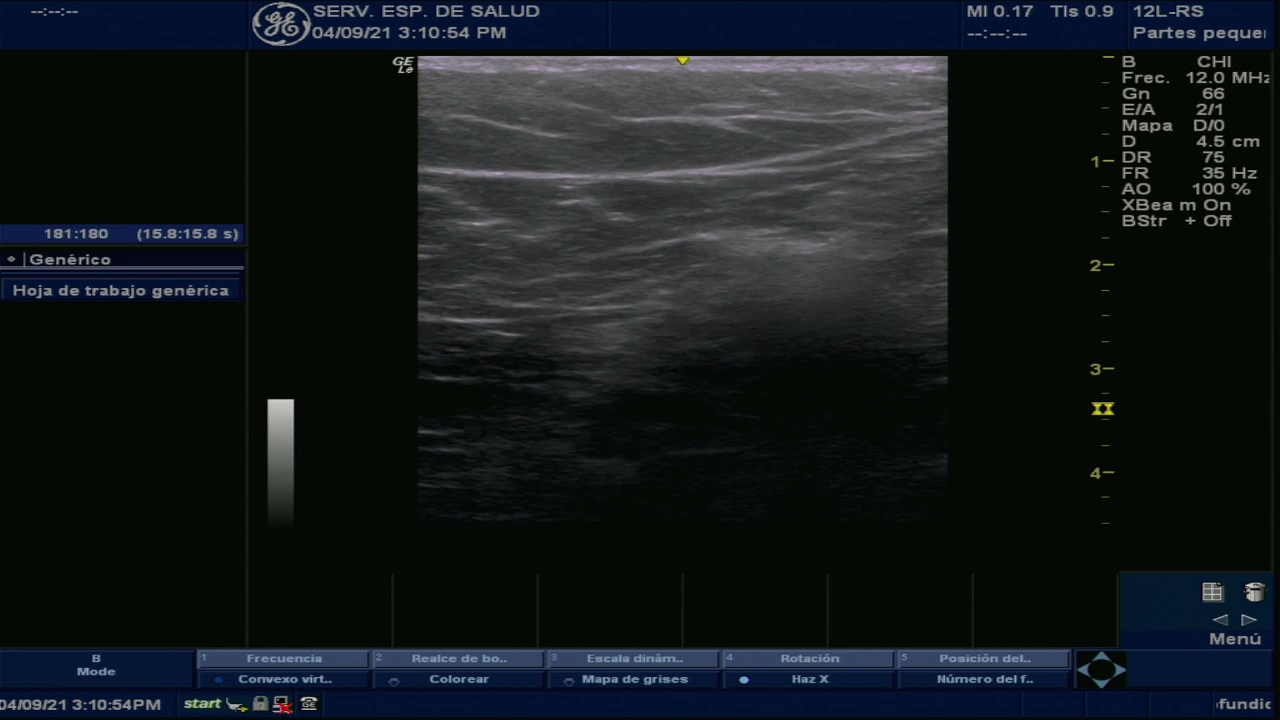
#> input picture docs/source/notebooks/assets/images/CPD09042021001__20aguja_t_21_4.jpg, 1280 x 720 px; its folder holds only this picture in this run
$ jupyter execute --allow-errors 01-example.ipynb
#> lines starting #> are read from the running program, lines starting #| are printed output that depends on the picture
[cell 1]
import numpy as np
import cv2 as cv
import pandas as pd
import os
from glob import glob
from matplotlib import pyplot as plt
import sys

sys.path.append('../../..')

from utpnerves.preprocessing import Process

def viz(img):
    plt.imshow(img, cmap='gray')
    plt.axis('off')

[cell 2]
images_path = os.path.join('assets', 'images')

list_imgs = list(filter(lambda f:f.endswith('jpg'), os.listdir(images_path)))
list_imgs

[cell 3]
img_path = np.random.choice(list_imgs)
img_array = cv.imread(os.path.join(images_path, img_path), cv.IMREAD_GRAYSCALE)
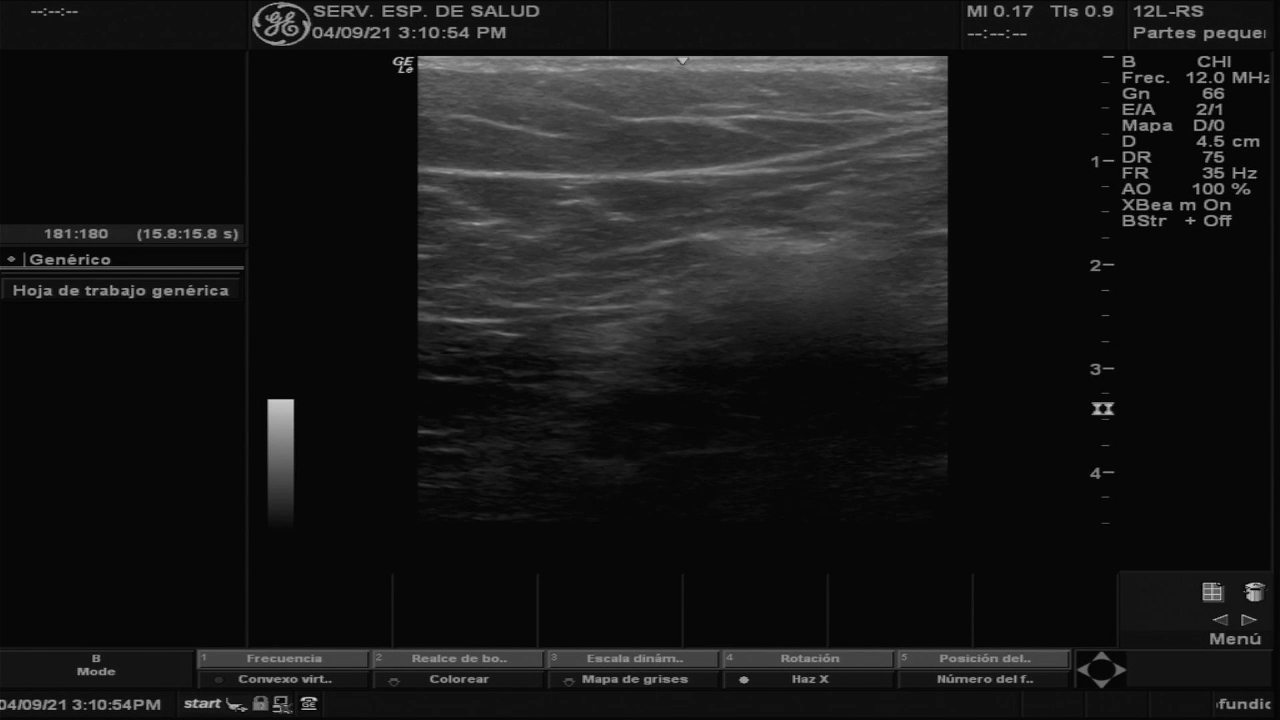
#> img_array: shape (720, 1280); min 0, max 214, mean 23.6
viz(img_array)


$ run again, on docs/source/notebooks/assets/images/CPD09042021002_t_51_85.jpg
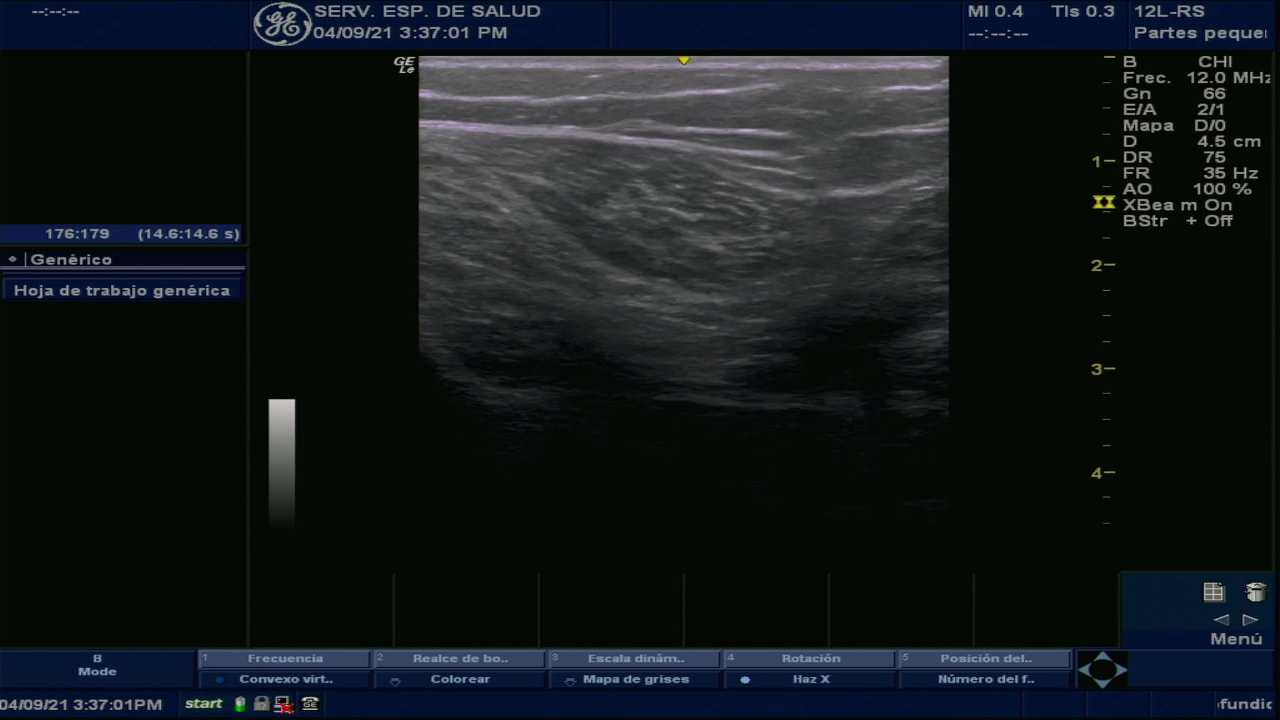
#> input picture docs/source/notebooks/assets/images/CPD09042021002_t_51_85.jpg, 1280 x 720 px
#> `img_array = cv.imread(os.path.join(images_path, img_path), cv.IMREAD_G..`:
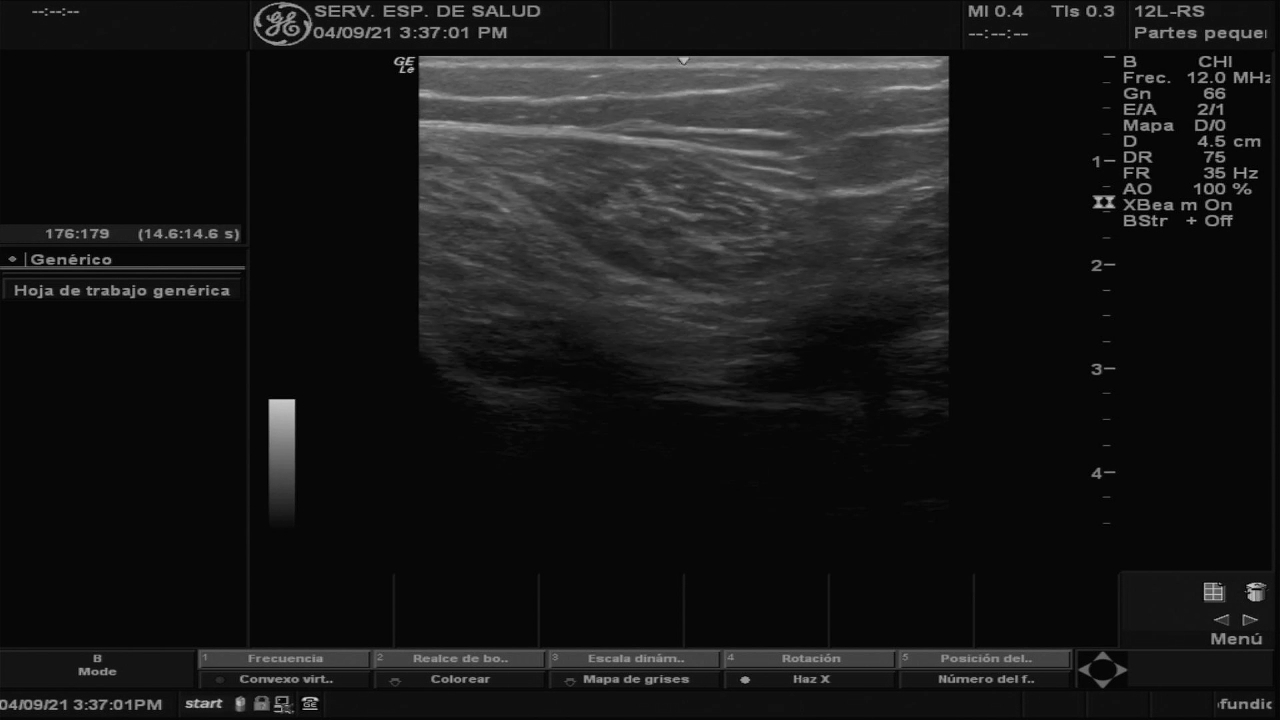
#> img_array: shape (720, 1280); min 0, max 212, mean 23.3

$ run again, on docs/source/notebooks/assets/images/CPD09042021001_t_26_4.jpg
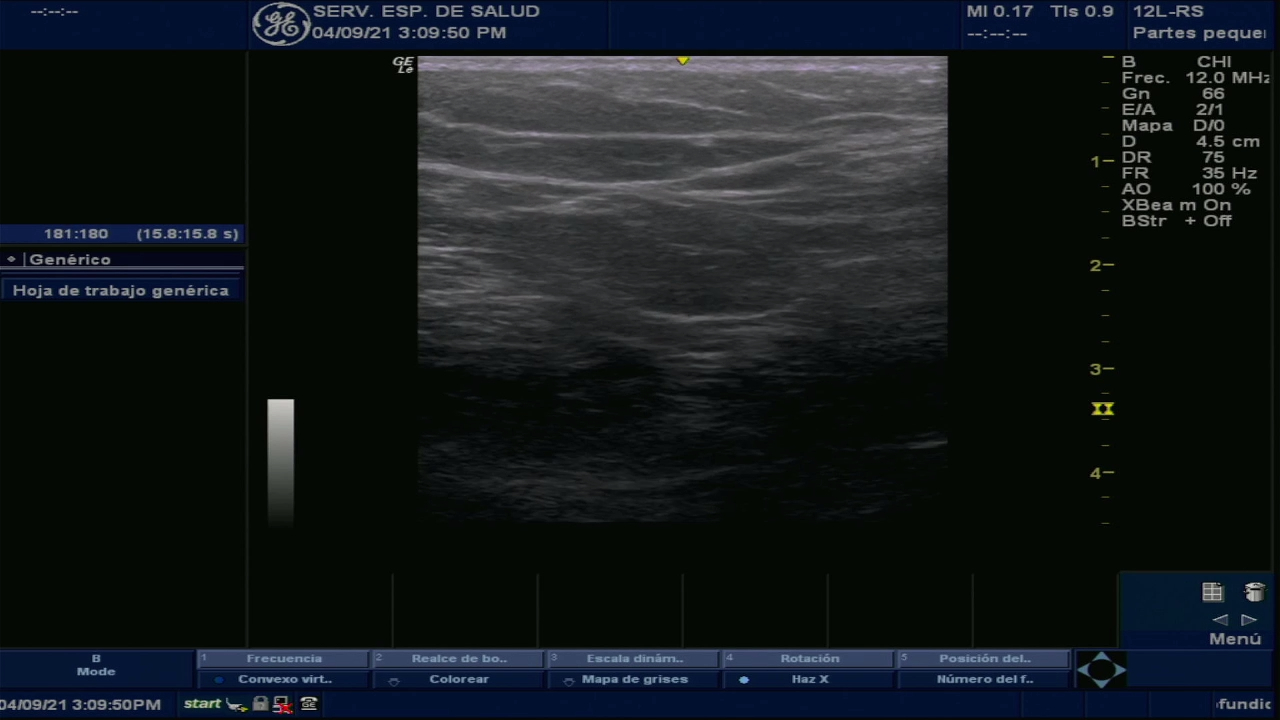
#> input picture docs/source/notebooks/assets/images/CPD09042021001_t_26_4.jpg, 1280 x 720 px
#> `img_array = cv.imread(os.path.join(images_path, img_path), cv.IMREAD_G..`:
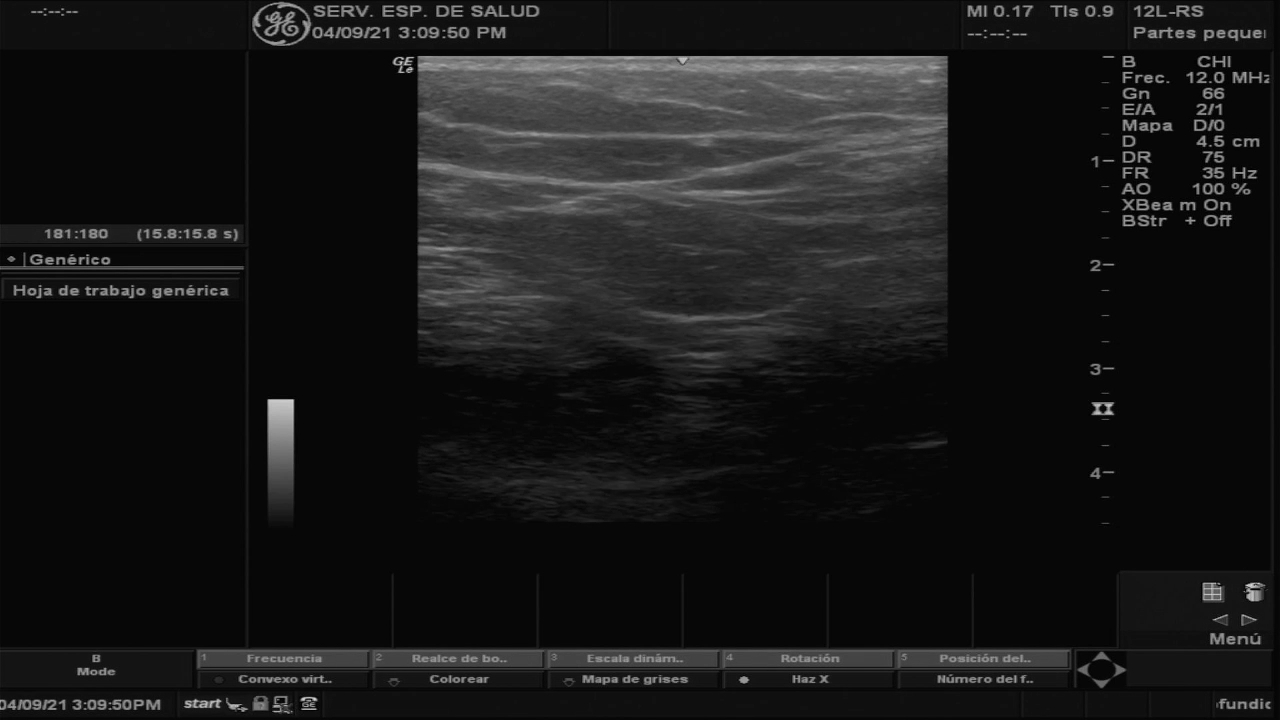
#> img_array: shape (720, 1280); min 0, max 215, mean 23.6

$ run again, on docs/source/notebooks/assets/images/CPD09042021001_t_41_9.jpg
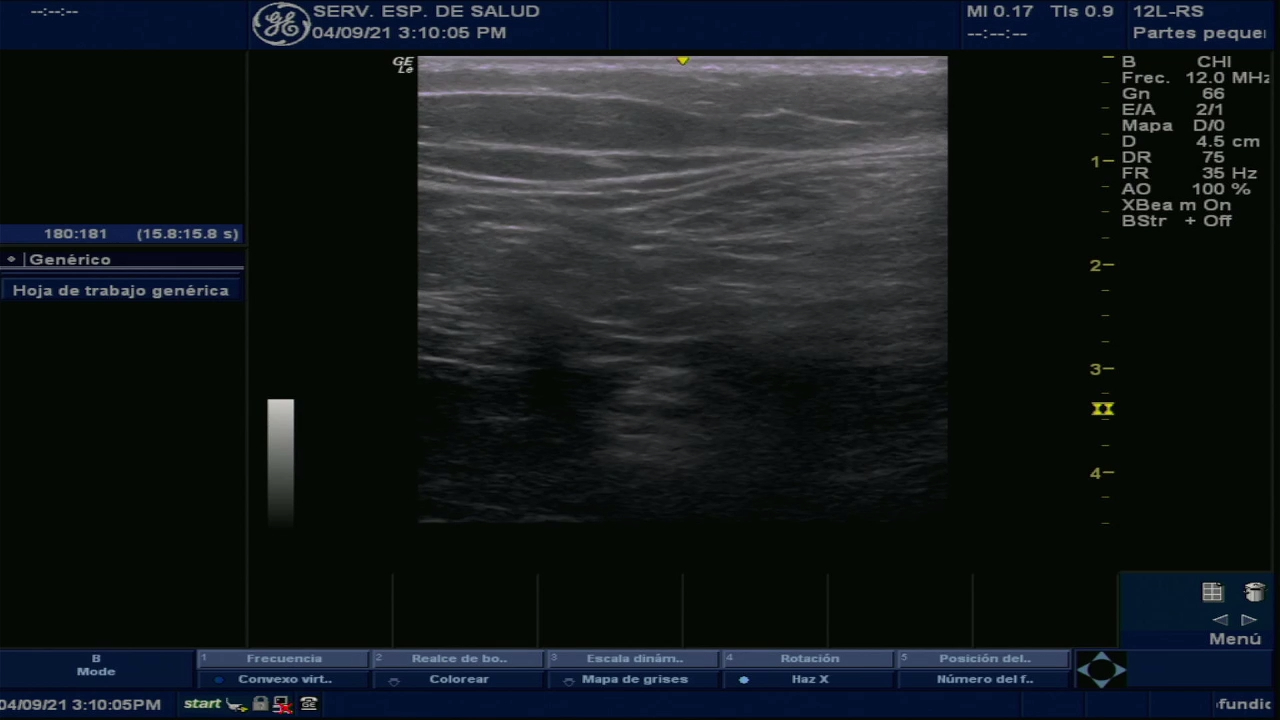
#> input picture docs/source/notebooks/assets/images/CPD09042021001_t_41_9.jpg, 1280 x 720 px
#> `img_array = cv.imread(os.path.join(images_path, img_path), cv.IMREAD_G..`:
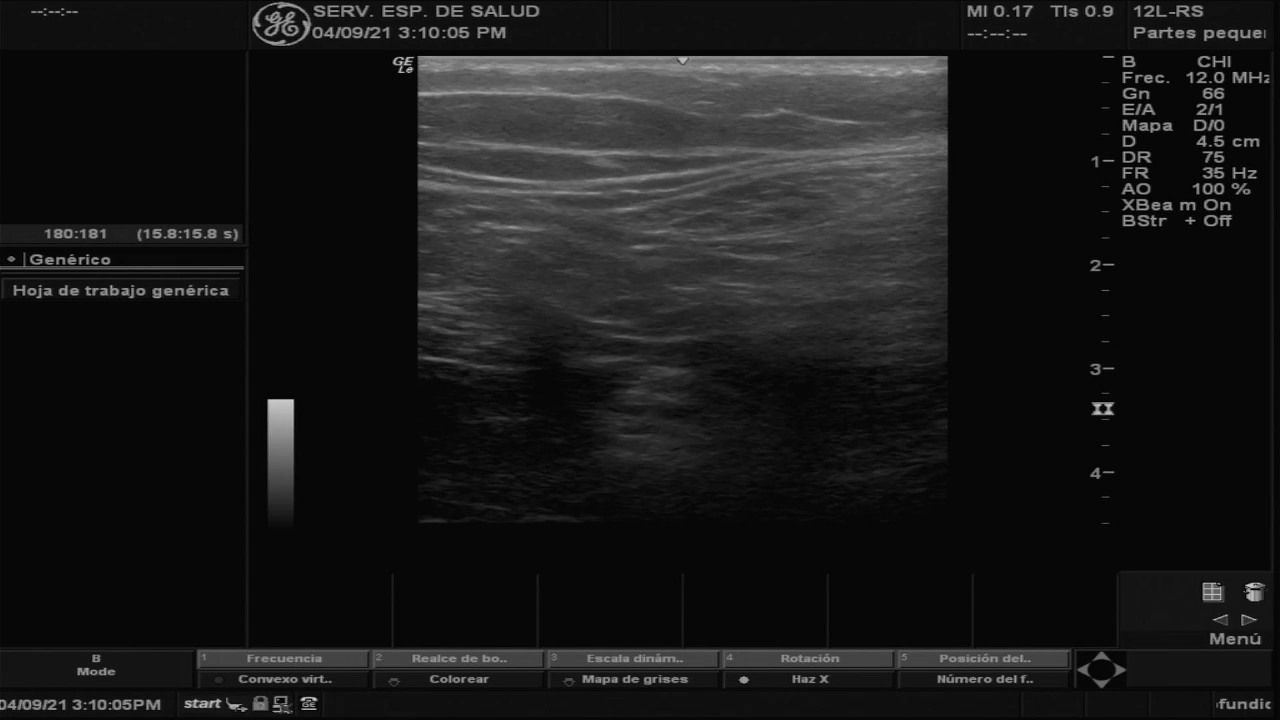
#> img_array: shape (720, 1280); min 0, max 214, mean 24.4

$ run again, on docs/source/notebooks/assets/images/CPD09042021002_t_23_9.jpg
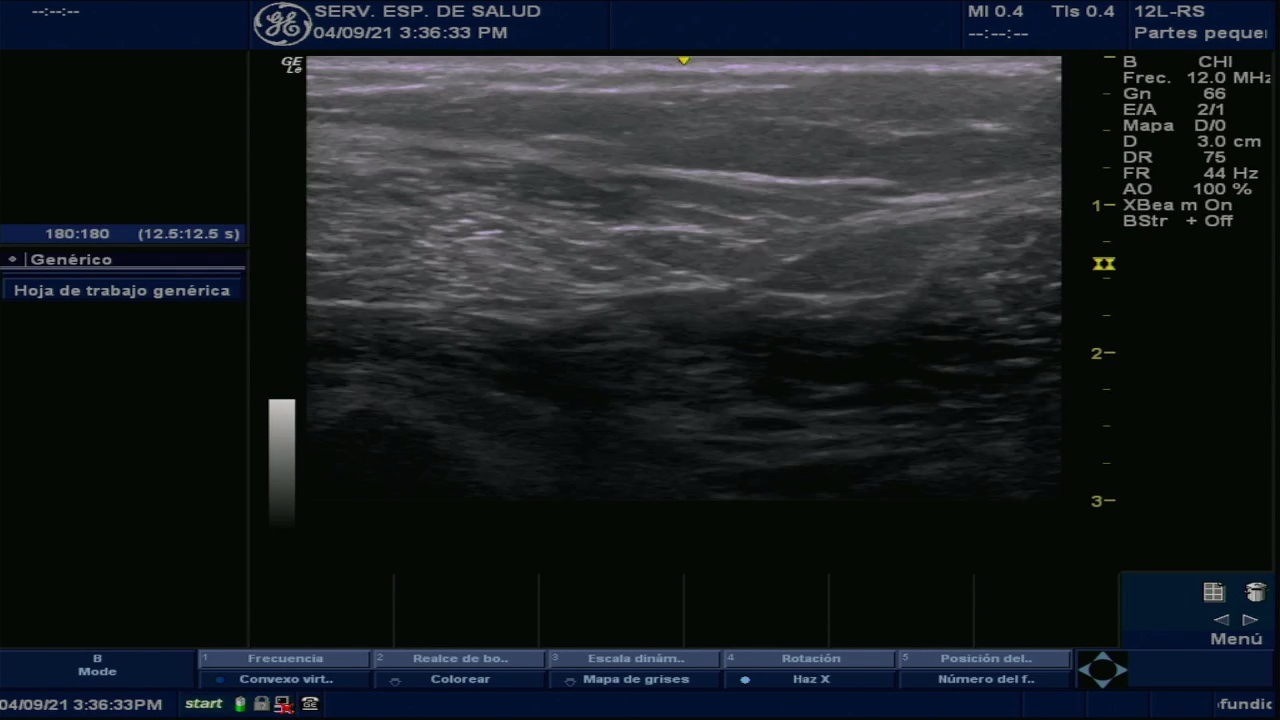
#> input picture docs/source/notebooks/assets/images/CPD09042021002_t_23_9.jpg, 1280 x 720 px
#> `img_array = cv.imread(os.path.join(images_path, img_path), cv.IMREAD_G..`:
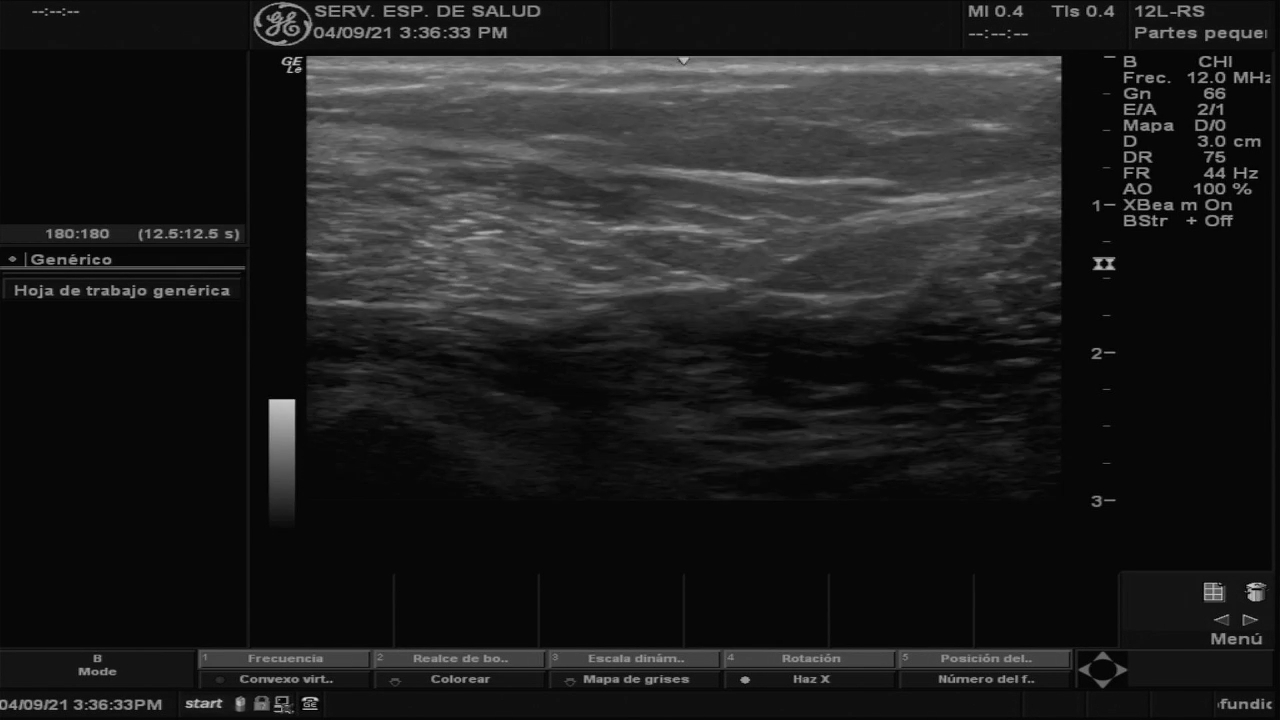
#> img_array: shape (720, 1280); min 0, max 213, mean 29.7
